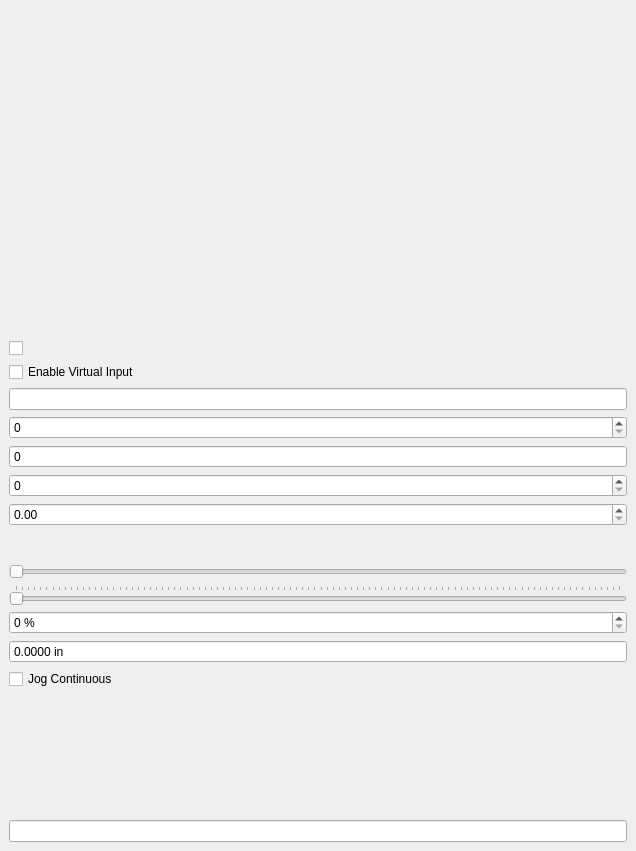
<?xml version="1.0" encoding="UTF-8"?>
<ui version="4.0">
 <class>Form</class>
 <widget class="VCPMainWindow" name="Form">
  <property name="geometry">
   <rect>
    <x>0</x>
    <y>0</y>
    <width>636</width>
    <height>851</height>
   </rect>
  </property>
  <property name="focusPolicy">
   <enum>Qt::StrongFocus</enum>
  </property>
  <property name="windowTitle">
   <string>QtPyVCP Demo - Mini VCP</string>
  </property>
  <property name="toolTipDuration">
   <number>-1</number>
  </property>
  <property name="promptAtExit" stdset="0">
   <bool>false</bool>
  </property>
  <property name="promot_on_exit" stdset="0">
   <bool>false</bool>
  </property>
  <widget class="QWidget" name="centralwidget">
   <layout class="QVBoxLayout" name="verticalLayout">
    <item>
     <widget class="QWidget" name="gridWidget" native="true">
      <layout class="QGridLayout" name="gridLayout">
       <property name="leftMargin">
        <number>5</number>
       </property>
       <property name="topMargin">
        <number>5</number>
       </property>
       <property name="rightMargin">
        <number>5</number>
       </property>
       <property name="bottomMargin">
        <number>5</number>
       </property>
       <property name="spacing">
        <number>5</number>
       </property>
       <item row="0" column="1">
        <widget class="StatusLabel" name="statuslabel_3">
         <property name="rules" stdset="0">
          <string notr="true">[{&quot;channels&quot;: [{&quot;url&quot;: &quot;clock:date?string&quot;, &quot;trigger&quot;: true}], &quot;property&quot;: &quot;Text&quot;, &quot;expression&quot;: &quot;ch[0]&quot;, &quot;name&quot;: &quot;New Rule&quot;}]</string>
         </property>
        </widget>
       </item>
       <item row="5" column="0">
        <widget class="StatusLabel" name="statuslabel_19">
         <property name="rules" stdset="0">
          <string notr="true">[{&quot;channels&quot;: [{&quot;url&quot;: &quot;status:program_units?string&quot;, &quot;trigger&quot;: true}], &quot;property&quot;: &quot;Text&quot;, &quot;expression&quot;: &quot;\&quot;Progam Units: \&quot; + ch[0]&quot;, &quot;name&quot;: &quot;New Rule&quot;}]</string>
         </property>
        </widget>
       </item>
       <item row="3" column="0">
        <widget class="StatusLabel" name="statuslabel_7">
         <property name="rules" stdset="0">
          <string notr="true">[{&quot;channels&quot;: [{&quot;url&quot;: &quot;status:task_state?string&quot;, &quot;trigger&quot;: true}], &quot;property&quot;: &quot;Text&quot;, &quot;expression&quot;: &quot;\&quot;Task State: \&quot; + ch[0]&quot;, &quot;name&quot;: &quot;New Rule&quot;}]</string>
         </property>
        </widget>
       </item>
       <item row="1" column="1">
        <widget class="StatusLabel" name="statuslabel_17">
         <property name="rules" stdset="0">
          <string notr="true">[{&quot;channels&quot;: [{&quot;url&quot;: &quot;status:state?string&quot;, &quot;trigger&quot;: true}], &quot;property&quot;: &quot;Text&quot;, &quot;expression&quot;: &quot;\&quot;State: \&quot; + ch[0]&quot;, &quot;name&quot;: &quot;New Rule&quot;}]</string>
         </property>
        </widget>
       </item>
       <item row="0" column="0">
        <widget class="StatusLabel" name="statuslabel">
         <property name="rules" stdset="0">
          <string notr="true">[{&quot;channels&quot;: [{&quot;url&quot;: &quot;clock:time?string&quot;, &quot;trigger&quot;: true}], &quot;property&quot;: &quot;Text&quot;, &quot;expression&quot;: &quot;ch[0]&quot;, &quot;name&quot;: &quot;New Rule&quot;}]</string>
         </property>
        </widget>
       </item>
       <item row="2" column="1">
        <widget class="StatusLabel" name="statuslabel_16">
         <property name="rules" stdset="0">
          <string notr="true">[{&quot;channels&quot;: [{&quot;url&quot;: &quot;status:task_mode?string&quot;, &quot;trigger&quot;: true}], &quot;property&quot;: &quot;Text&quot;, &quot;expression&quot;: &quot;\&quot;Task Mode: \&quot; + ch[0]&quot;, &quot;name&quot;: &quot;New Rule&quot;}]</string>
         </property>
        </widget>
       </item>
       <item row="4" column="1">
        <widget class="StatusLabel" name="statuslabel_10">
         <property name="rules" stdset="0">
          <string notr="true">[{&quot;channels&quot;: [{&quot;url&quot;: &quot;status:motion_type?string&quot;, &quot;trigger&quot;: true}], &quot;property&quot;: &quot;Text&quot;, &quot;expression&quot;: &quot;\&quot;Motion Type: \&quot; + ch[0]&quot;, &quot;name&quot;: &quot;New Rule&quot;}]</string>
         </property>
        </widget>
       </item>
       <item row="2" column="0">
        <widget class="StatusLabel" name="statuslabel_6">
         <property name="rules" stdset="0">
          <string notr="true">[{&quot;channels&quot;: [{&quot;url&quot;: &quot;status:motion_mode?string&quot;, &quot;trigger&quot;: true}], &quot;property&quot;: &quot;Text&quot;, &quot;expression&quot;: &quot;\&quot;Motion Mode: \&quot; + ch[0]&quot;, &quot;name&quot;: &quot;New Rule&quot;}]</string>
         </property>
        </widget>
       </item>
       <item row="4" column="0">
        <widget class="StatusLabel" name="statuslabel_8">
         <property name="rules" stdset="0">
          <string notr="true">[{&quot;channels&quot;: [{&quot;url&quot;: &quot;status:interp_state?string&quot;, &quot;trigger&quot;: true}], &quot;property&quot;: &quot;Text&quot;, &quot;expression&quot;: &quot;\&quot;Interp State: \&quot; + ch[0]&quot;, &quot;name&quot;: &quot;New Rule&quot;}]</string>
         </property>
        </widget>
       </item>
       <item row="1" column="0">
        <widget class="StatusLabel" name="statuslabel_2">
         <property name="rules" stdset="0">
          <string notr="true">[{&quot;channels&quot;: [{&quot;url&quot;: &quot;status:estop&quot;, &quot;trigger&quot;: true}], &quot;property&quot;: &quot;Text&quot;, &quot;expression&quot;: &quot;\&quot;Estoped: \&quot; + str(ch[0])&quot;, &quot;name&quot;: &quot;New Rule&quot;}]</string>
         </property>
        </widget>
       </item>
       <item row="3" column="1">
        <widget class="StatusLabel" name="statuslabel_18">
         <property name="rules" stdset="0">
          <string notr="true">[{&quot;channels&quot;: [{&quot;url&quot;: &quot;status:exec_state?string&quot;, &quot;trigger&quot;: true}], &quot;property&quot;: &quot;Text&quot;, &quot;expression&quot;: &quot;\&quot;Exec State: \&quot; + ch[0]&quot;, &quot;name&quot;: &quot;New Rule&quot;}]</string>
         </property>
        </widget>
       </item>
       <item row="5" column="1">
        <widget class="StatusLabel" name="statuslabel_5">
         <property name="rules" stdset="0">
          <string notr="true">[{&quot;channels&quot;: [{&quot;url&quot;: &quot;status:tool_in_spindle&quot;, &quot;trigger&quot;: true}], &quot;property&quot;: &quot;Text&quot;, &quot;expression&quot;: &quot;\&quot;Tool No.: \&quot; + str(ch[0])&quot;, &quot;name&quot;: &quot;New Rule&quot;}]</string>
         </property>
        </widget>
       </item>
       <item row="6" column="0" colspan="2">
        <widget class="StatusLabel" name="statuslabel_11">
         <property name="rules" stdset="0">
          <string notr="true">[{&quot;channels&quot;: [{&quot;url&quot;: &quot;status:file&quot;, &quot;trigger&quot;: true}], &quot;property&quot;: &quot;Text&quot;, &quot;expression&quot;: &quot;\&quot;File: \&quot; + ch[0]&quot;, &quot;name&quot;: &quot;New Rule&quot;}]</string>
         </property>
        </widget>
       </item>
      </layout>
     </widget>
    </item>
    <item>
     <widget class="StatusLabel" name="statuslabel_9">
      <property name="rules" stdset="0">
       <string notr="true">[{&quot;channels&quot;: [{&quot;url&quot;: &quot;status:all_axes_homed&quot;, &quot;trigger&quot;: true}], &quot;property&quot;: &quot;Text&quot;, &quot;expression&quot;: &quot;\&quot;Homed: \&quot; + str(ch[0])&quot;, &quot;name&quot;: &quot;New Rule&quot;}]</string>
      </property>
     </widget>
    </item>
    <item>
     <widget class="StatusLabel" name="statuslabel_20">
      <property name="rules" stdset="0">
       <string>[{&quot;channels&quot;: [{&quot;url&quot;: &quot;status:gcodes?string&quot;, &quot;trigger&quot;: true}], &quot;property&quot;: &quot;Text&quot;, &quot;expression&quot;: &quot;\&quot;G-codes: \&quot; + ch[0]&quot;, &quot;name&quot;: &quot;New Rule&quot;}]</string>
      </property>
     </widget>
    </item>
    <item>
     <widget class="StatusLabel" name="statuslabel_21">
      <property name="rules" stdset="0">
       <string>[{&quot;channels&quot;: [{&quot;url&quot;: &quot;status:mcodes?string&quot;, &quot;trigger&quot;: true}], &quot;property&quot;: &quot;Text&quot;, &quot;expression&quot;: &quot;\&quot;M-codes: \&quot; + ch[0]&quot;, &quot;name&quot;: &quot;New Rule&quot;}]</string>
      </property>
     </widget>
    </item>
    <item>
     <widget class="StatusLabel" name="statuslabel_22">
      <property name="rules" stdset="0">
       <string>[{&quot;channels&quot;: [{&quot;url&quot;: &quot;settings:touch-probe.calibration.x&quot;, &quot;trigger&quot;: true}], &quot;property&quot;: &quot;Text&quot;, &quot;expression&quot;: &quot;\&quot;Jog Speed: %4.1f in/min\&quot; % ch[0]&quot;, &quot;name&quot;: &quot;New Rule&quot;}]</string>
      </property>
     </widget>
    </item>
    <item>
     <widget class="StatusLabel" name="statuslabel_24">
      <property name="rules" stdset="0">
       <string>[{&quot;channels&quot;: [{&quot;url&quot;: &quot;settings:machine.jog.linear-speed-percentage&quot;, &quot;trigger&quot;: true}], &quot;property&quot;: &quot;Text&quot;, &quot;expression&quot;: &quot;\&quot;Jog Speed: %i%%\&quot; % ch[0]&quot;, &quot;name&quot;: &quot;New Rule&quot;}]</string>
      </property>
     </widget>
    </item>
    <item>
     <widget class="StatusLabel" name="statuslabel_25">
      <property name="rules" stdset="0">
       <string>[{&quot;channels&quot;: [{&quot;url&quot;: &quot;settings:touch-probe.diameter-offset&quot;, &quot;trigger&quot;: true}], &quot;property&quot;: &quot;Text&quot;, &quot;expression&quot;: &quot;\&quot;Probe Diameter Offset: %2.4f mm\&quot; % ch[0]&quot;, &quot;name&quot;: &quot;New Rule&quot;}]</string>
      </property>
     </widget>
    </item>
    <item>
     <widget class="HalCheckBox" name="checkbox_xeo_enable"/>
    </item>
    <item>
     <widget class="VCPSettingsCheckBox" name="settings_checkbox_2">
      <property name="text">
       <string>Enable Virtual Input</string>
      </property>
      <property name="settingName" stdset="0">
       <string>virtual_input.enable</string>
      </property>
     </widget>
    </item>
    <item>
     <widget class="VCPSettingsLineEdit" name="settings_lineedit">
      <property name="settingName" stdset="0">
       <string>touch-probe.diameter-offset</string>
      </property>
      <property name="textFormat" stdset="0">
       <string>%0.4f</string>
      </property>
     </widget>
    </item>
    <item>
     <widget class="HalQSpinBox" name="spinbox_xeo_counts"/>
    </item>
    <item>
     <widget class="QSpinBox" name="spinBox">
      <property name="buttonSymbols">
       <enum>QAbstractSpinBox::NoButtons</enum>
      </property>
     </widget>
    </item>
    <item>
     <widget class="HalQSpinBox" name="v"/>
    </item>
    <item>
     <widget class="HalDoubleSpinBox" name="spinbox_xeo_scale"/>
    </item>
    <item>
     <widget class="JogIncrementWidget" name="jogincrement"/>
    </item>
    <item>
     <widget class="ActionSlider" name="actionslider">
      <property name="orientation">
       <enum>Qt::Horizontal</enum>
      </property>
      <property name="actionName" stdset="0">
       <string>machine.jog.set-linear-speed-percentage</string>
      </property>
     </widget>
    </item>
    <item>
     <widget class="VCPSettingsSlider" name="vcpsettingsslider">
      <property name="orientation">
       <enum>Qt::Horizontal</enum>
      </property>
      <property name="tickPosition">
       <enum>QSlider::TicksAbove</enum>
      </property>
      <property name="settingName" stdset="0">
       <string>machine.jog.linear-speed-percentage</string>
      </property>
     </widget>
    </item>
    <item>
     <widget class="VCPSettingsSpinBox" name="vcpsettingsSpinBox">
      <property name="showGroupSeparator" stdset="0">
       <bool>false</bool>
      </property>
      <property name="suffix">
       <string> %</string>
      </property>
      <property name="settingName" stdset="0">
       <string/>
      </property>
     </widget>
    </item>
    <item>
     <widget class="VCPSettingsDoubleSpinBox" name="settings_spinbox">
      <property name="buttonSymbols">
       <enum>QAbstractSpinBox::NoButtons</enum>
      </property>
      <property name="correctionMode">
       <enum>QAbstractSpinBox::CorrectToNearestValue</enum>
      </property>
      <property name="suffix">
       <string> in</string>
      </property>
      <property name="decimals">
       <number>4</number>
      </property>
      <property name="rules" stdset="0">
       <string>[{&quot;channels&quot;: [{&quot;url&quot;: &quot;status:aout&quot;, &quot;trigger&quot;: true}], &quot;property&quot;: &quot;Value&quot;, &quot;expression&quot;: &quot;ch[0][0]&quot;, &quot;name&quot;: &quot;New Rule&quot;}]</string>
      </property>
      <property name="settingName" stdset="0">
       <string>touch-probe.diameter-offset</string>
      </property>
     </widget>
    </item>
    <item>
     <widget class="VCPSettingsCheckBox" name="settings_checkbox">
      <property name="text">
       <string>Jog Continuous</string>
      </property>
      <property name="settingName" stdset="0">
       <string>machine.jog.mode-incremental</string>
      </property>
     </widget>
    </item>
    <item>
     <widget class="StatusLabel" name="statuslabel_12">
      <property name="rules" stdset="0">
       <string>[{&quot;channels&quot;: [{&quot;url&quot;: &quot;position:rel?string&amp;axis=x&quot;, &quot;trigger&quot;: true}], &quot;property&quot;: &quot;Text&quot;, &quot;expression&quot;: &quot;ch[0]&quot;, &quot;name&quot;: &quot;New Rule&quot;}]</string>
      </property>
     </widget>
    </item>
    <item>
     <widget class="StatusLabel" name="statuslabel_13">
      <property name="rules" stdset="0">
       <string>[{&quot;channels&quot;: [{&quot;url&quot;: &quot;position:rel?string&amp;axis=y&quot;, &quot;trigger&quot;: true}], &quot;property&quot;: &quot;Text&quot;, &quot;expression&quot;: &quot;ch[0]&quot;, &quot;name&quot;: &quot;New Rule&quot;}]</string>
      </property>
     </widget>
    </item>
    <item>
     <widget class="StatusLabel" name="statuslabel_14">
      <property name="rules" stdset="0">
       <string>[{&quot;channels&quot;: [{&quot;url&quot;: &quot;position:rel?string&amp;axis=z&quot;, &quot;trigger&quot;: true}], &quot;property&quot;: &quot;Text&quot;, &quot;expression&quot;: &quot;ch[0]&quot;, &quot;name&quot;: &quot;New Rule&quot;}]</string>
      </property>
     </widget>
    </item>
    <item>
     <widget class="StatusLabel" name="statuslabel_15">
      <property name="rules" stdset="0">
       <string>[{&quot;channels&quot;: [{&quot;url&quot;: &quot;position:rel?string&amp;axis=x&quot;, &quot;trigger&quot;: true}], &quot;property&quot;: &quot;Text&quot;, &quot;expression&quot;: &quot;ch[0]&quot;, &quot;name&quot;: &quot;New Rule&quot;}]</string>
      </property>
     </widget>
    </item>
    <item>
     <widget class="MDIEntry" name="mdientry">
      <property name="focusPolicy">
       <enum>Qt::ClickFocus</enum>
      </property>
      <property name="rules" stdset="0">
       <string notr="true">[]</string>
      </property>
     </widget>
    </item>
   </layout>
  </widget>
  <action name="actionExit">
   <property name="text">
    <string>Exit</string>
   </property>
  </action>
  <action name="actionOpen">
   <property name="text">
    <string>&amp;Open ...</string>
   </property>
   <property name="shortcut">
    <string>O</string>
   </property>
  </action>
  <action name="actionClose">
   <property name="text">
    <string>Close</string>
   </property>
  </action>
  <action name="actionReload">
   <property name="text">
    <string>&amp;Reload</string>
   </property>
   <property name="shortcut">
    <string>Ctrl+R</string>
   </property>
  </action>
  <action name="actionSave_As">
   <property name="text">
    <string>Save As ...</string>
   </property>
  </action>
  <action name="actionHome_X">
   <property name="text">
    <string>Home &amp;X</string>
   </property>
  </action>
  <action name="actionHome_Y">
   <property name="text">
    <string>Home &amp;Y</string>
   </property>
  </action>
  <action name="actionHome_Z">
   <property name="text">
    <string>Home &amp;Z</string>
   </property>
  </action>
  <action name="action_EmergencyStop_toggle">
   <property name="text">
    <string>Toggle E-stop</string>
   </property>
   <property name="shortcut">
    <string>F1</string>
   </property>
   <property name="actionName" stdset="0">
    <string>machine.estop.toggle</string>
   </property>
  </action>
  <action name="action_MachinePower_toggle">
   <property name="text">
    <string>Machine Power</string>
   </property>
   <property name="shortcut">
    <string>F2</string>
   </property>
   <property name="actionName" stdset="0">
    <string>machine.power.toggle</string>
   </property>
  </action>
  <action name="actionHome_All">
   <property name="text">
    <string>Home All</string>
   </property>
  </action>
  <action name="actionRun_Program">
   <property name="text">
    <string>Run Program</string>
   </property>
   <property name="shortcut">
    <string>R</string>
   </property>
   <property name="actionName" stdset="0">
    <string>program.run</string>
   </property>
  </action>
  <action name="actionFile1">
   <property name="text">
    <string>File1</string>
   </property>
  </action>
  <action name="actionReport_Actual_Position">
   <property name="checkable">
    <bool>true</bool>
   </property>
   <property name="text">
    <string>Report Actual Position</string>
   </property>
  </action>
  <action name="actionTest">
   <property name="text">
    <string>Test</string>
   </property>
  </action>
  <action name="action_Mist_toggle">
   <property name="checkable">
    <bool>true</bool>
   </property>
   <property name="text">
    <string>Mist</string>
   </property>
   <property name="shortcut">
    <string>F7</string>
   </property>
   <property name="actionName" stdset="0">
    <string>coolant.mist.toggle</string>
   </property>
  </action>
  <action name="action_Flood_toggle">
   <property name="checkable">
    <bool>true</bool>
   </property>
   <property name="text">
    <string>Flood</string>
   </property>
   <property name="shortcut">
    <string>F8</string>
   </property>
   <property name="actionName" stdset="0">
    <string>coolant.flood.toggle</string>
   </property>
  </action>
  <action name="action_program_run">
   <property name="text">
    <string>Run Program</string>
   </property>
  </action>
  <action name="action_coolant_floodToggle">
   <property name="checkable">
    <bool>true</bool>
   </property>
   <property name="text">
    <string>Flood</string>
   </property>
  </action>
  <action name="actionHalshow">
   <property name="text">
    <string>HAL Show</string>
   </property>
   <property name="actionName" stdset="0">
    <string>tool.halshow</string>
   </property>
  </action>
  <action name="actionHalmeter">
   <property name="text">
    <string>HAL Meter</string>
   </property>
   <property name="actionName" stdset="0">
    <string>tool.halmeter</string>
   </property>
  </action>
  <action name="actionHAL_Scope">
   <property name="text">
    <string>HAL Scope</string>
   </property>
   <property name="actionName" stdset="0">
    <string>tool.halscope</string>
   </property>
  </action>
  <action name="actionCalibration">
   <property name="text">
    <string>Calibration</string>
   </property>
   <property name="actionName" stdset="0">
    <string>tool.calibration</string>
   </property>
  </action>
  <action name="actionOverride_Limits">
   <property name="text">
    <string>Override Limits</string>
   </property>
   <property name="actionName" stdset="0">
    <string>machine.override-limits</string>
   </property>
  </action>
  <action name="actionOverride_Limits_2">
   <property name="text">
    <string>Override Limits</string>
   </property>
   <property name="actionName" stdset="0">
    <string>machine.override-limits</string>
   </property>
  </action>
  <action name="actionRun_From_Line">
   <property name="text">
    <string>Run From Line</string>
   </property>
   <property name="actionName" stdset="0">
    <string>program.run-from-line</string>
   </property>
  </action>
  <action name="actionStep">
   <property name="text">
    <string>Step</string>
   </property>
   <property name="shortcut">
    <string>T</string>
   </property>
   <property name="actionName" stdset="0">
    <string>program.step</string>
   </property>
  </action>
  <action name="actionPause">
   <property name="text">
    <string>Pause</string>
   </property>
   <property name="shortcut">
    <string>P</string>
   </property>
   <property name="actionName" stdset="0">
    <string>program.pause</string>
   </property>
  </action>
  <action name="actionStop">
   <property name="text">
    <string>Stop</string>
   </property>
   <property name="shortcut">
    <string>Esc</string>
   </property>
   <property name="actionName" stdset="0">
    <string>program.abort</string>
   </property>
  </action>
  <action name="actionResume">
   <property name="text">
    <string>Resume</string>
   </property>
   <property name="shortcut">
    <string>S</string>
   </property>
   <property name="actionName" stdset="0">
    <string>program.resume</string>
   </property>
  </action>
  <action name="actionPause_at_M1">
   <property name="text">
    <string>Pause at 'M1'</string>
   </property>
   <property name="actionName" stdset="0">
    <string>program.optional-stop.toggle</string>
   </property>
  </action>
  <action name="actionSkip_lines_with">
   <property name="text">
    <string>Skip lines with '/'</string>
   </property>
   <property name="actionName" stdset="0">
    <string>program.block-delete.toggle</string>
   </property>
  </action>
 </widget>
 <layoutdefault spacing="6" margin="9"/>
 <customwidgets>
  <customwidget>
   <class>JogIncrementWidget</class>
   <extends>QWidget</extends>
   <header>qtpyvcp.widgets.input_widgets.jog_increment</header>
  </customwidget>
  <customwidget>
   <class>HalQSpinBox</class>
   <extends>QSpinBox</extends>
   <header>qtpyvcp.widgets.hal_widgets.hal_spinbox</header>
  </customwidget>
  <customwidget>
   <class>VCPSettingsSpinBox</class>
   <extends>QSpinBox</extends>
   <header>qtpyvcp.widgets.input_widgets.setting_slider</header>
  </customwidget>
  <customwidget>
   <class>MDIEntry</class>
   <extends>QLineEdit</extends>
   <header>qtpyvcp.widgets.input_widgets.mdientry_widget</header>
  </customwidget>
  <customwidget>
   <class>ActionSlider</class>
   <extends>QSlider</extends>
   <header>qtpyvcp.widgets.input_widgets.action_slider</header>
  </customwidget>
  <customwidget>
   <class>VCPSettingsDoubleSpinBox</class>
   <extends>QDoubleSpinBox</extends>
   <header>qtpyvcp.widgets.input_widgets.setting_slider</header>
  </customwidget>
  <customwidget>
   <class>HalCheckBox</class>
   <extends>QCheckBox</extends>
   <header>qtpyvcp.widgets.hal_widgets.hal_checkbox</header>
  </customwidget>
  <customwidget>
   <class>HalDoubleSpinBox</class>
   <extends>QDoubleSpinBox</extends>
   <header>qtpyvcp.widgets.hal_widgets.hal_double_spinbox</header>
  </customwidget>
  <customwidget>
   <class>StatusLabel</class>
   <extends>QLabel</extends>
   <header>qtpyvcp.widgets.display_widgets.status_label</header>
  </customwidget>
  <customwidget>
   <class>VCPSettingsLineEdit</class>
   <extends>QLineEdit</extends>
   <header>qtpyvcp.widgets.input_widgets.setting_slider</header>
  </customwidget>
  <customwidget>
   <class>VCPSettingsSlider</class>
   <extends>QSlider</extends>
   <header>qtpyvcp.widgets.input_widgets.setting_slider</header>
  </customwidget>
  <customwidget>
   <class>VCPMainWindow</class>
   <extends>QMainWindow</extends>
   <header>qtpyvcp.widgets.form_widgets.main_window</header>
   <container>1</container>
  </customwidget>
  <customwidget>
   <class>VCPSettingsCheckBox</class>
   <extends>QCheckBox</extends>
   <header>qtpyvcp.widgets.input_widgets.setting_slider</header>
  </customwidget>
 </customwidgets>
 <resources>
  <include location="../brender/resources/brender.qrc"/>
 </resources>
 <connections/>
 <designerdata>
  <property name="gridDeltaX">
   <number>10</number>
  </property>
  <property name="gridDeltaY">
   <number>10</number>
  </property>
  <property name="gridSnapX">
   <bool>true</bool>
  </property>
  <property name="gridSnapY">
   <bool>true</bool>
  </property>
  <property name="gridVisible">
   <bool>true</bool>
  </property>
 </designerdata>
</ui>
